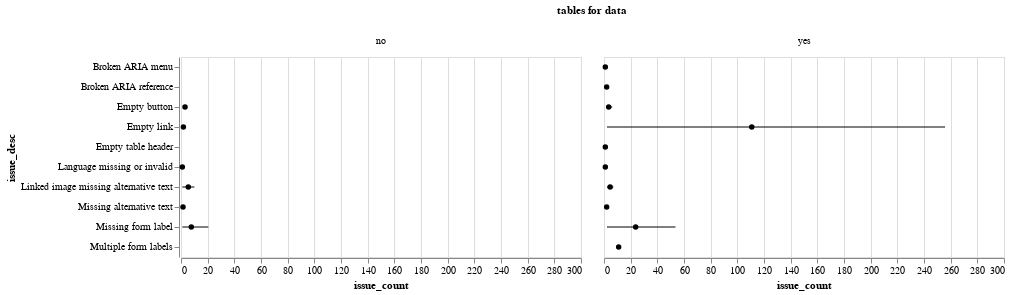

Source (notebook cell):
### Code cell
base = alt.Chart(df[df.issue_type == 'error']).mark_point(color='black', filled=True).encode(
    y='issue_desc:N',
    x=alt.X('mean(issue_count):Q')
)
err = base.mark_errorbar(extent='ci').encode(
    x=alt.X('mean(issue_count):Q')
)
(base + err).facet(column=alt.Column('tables for data:N'))
